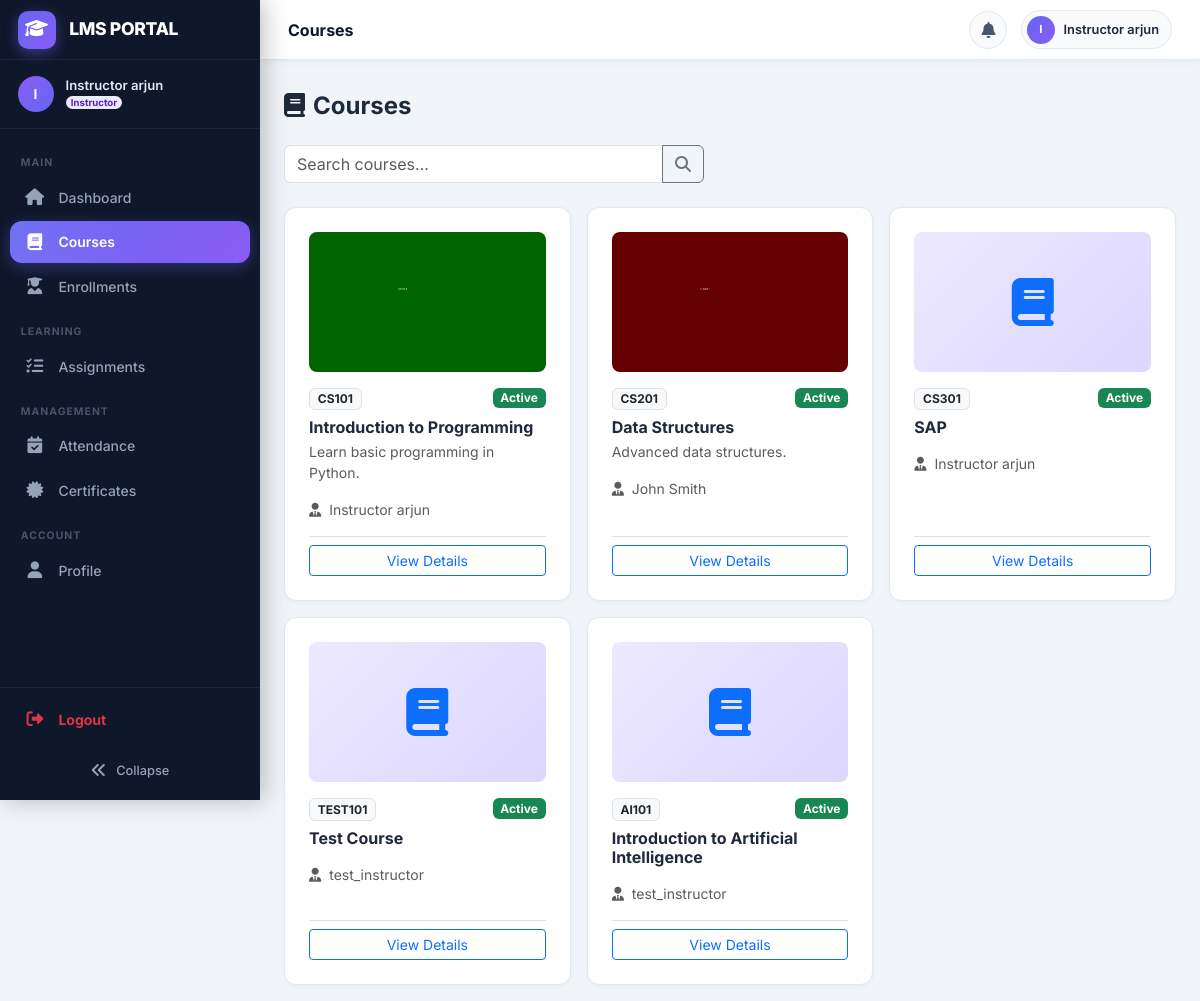
The app's page /courses/ (signed in) with its own data.
### users/models.py (models this page shows, shortened)
class CustomUser(AbstractUser):
    class Role(models.TextChoices):
        ADMIN = 'admin', 'Admin'
        INSTRUCTOR = 'instructor', 'Instructor'
        STUDENT = 'student', 'Student'
    role = models.CharField(
        max_length=20,
        choices=Role.choices,
        default=Role.STUDENT,
    )
    phone = models.CharField(max_length=20, blank=True)
    profile_picture = models.ImageField(
        upload_to='profile_pictures/', blank=True, null=True
    )
    bio = models.TextField(blank=True)
    date_of_birth = models.DateField(null=True, blank=True)
    otp = models.CharField(max_length=6, blank=True, null=True)
    otp_expiry = models.DateTimeField(null=True, blank=True)
    class Meta:
        verbose_name = 'User'
        verbose_name_plural = 'Users'
    @property
    def is_admin_role(self):
        return self.role == self.Role.ADMIN
    @property
    def is_student(self):
        return self.role == self.Role.STUDENT

### courses/models.py (models this page shows, shortened)
class Course(models.Model):
    class Status(models.TextChoices):
        ACTIVE = 'active', 'Active'
        INACTIVE = 'inactive', 'Inactive'
        ARCHIVED = 'archived', 'Archived'
    title = models.CharField(max_length=200)
    code = models.CharField(max_length=20, unique=True)
    description = models.TextField(blank=True)
    instructor = models.ForeignKey(
        settings.AUTH_USER_MODEL,
        on_delete=models.SET_NULL,
        null=True,
        related_name='courses_teaching',
        limit_choices_to={'role__in': ['instructor', 'admin']},
    )
    status = models.CharField(max_length=20, choices=Status.choices, default=Status.ACTIVE)
    thumbnail = models.ImageField(upload_to='course_thumbnails/', blank=True, null=True)
    credits = models.PositiveSmallIntegerField(default=3)
    price = models.DecimalField(max_digits=10, decimal_places=2, default=0.00)
    auto_revision_enabled = models.BooleanField(default=True)
    created_at = models.DateTimeField(auto_now_add=True)
    updated_at = models.DateTimeField(auto_now=True)
    class Meta:
        ordering = ['-created_at']

### courses/views.py (the view)
# urls.py: path('', views.course_list, name='list'),
@login_required
def course_list(request):
    query = request.GET.get('q', '')
    courses = Course.objects.select_related('instructor').annotate(
        batch_count=Count('batches', distinct=True),
        student_count=Count('batches__enrollments', distinct=True),
    )
    if query:
        courses = courses.filter(
            Q(title__icontains=query) | Q(code__icontains=query) |
            Q(description__icontains=query)
        )
    if request.user.is_student:
        courses = courses.filter(status='active')
    return render(request, 'courses/course_list.html', {
        'courses': courses, 'query': query
    })

### templates/courses/course_list.html (shortened to what this page needs)
{% extends 'base.html' %}
{% block content %}
<div class="d-flex justify-content-between align-items-center mb-4">
  <h4 class="fw-bold mb-0"><i class="fas fa-book me-2"></i>Courses</h4>
</div>
<form method="get" class="mb-4">
  <div class="input-group" style="max-width:420px;">
    <input type="text" name="q" value="{{ query }}" class="form-control" placeholder="Search courses&hellip;">
    <button class="btn btn-outline-secondary" type="submit"><i class="fas fa-search"></i></button>
  </div>
</form>
<div class="row g-3">
  {% for course in courses %}
  <div class="col-md-6 col-xl-4">
    <div class="page-card h-100 d-flex flex-column">
      {% if course.thumbnail %}
        <img src="{{ course.thumbnail.url }}" class="rounded-3 mb-3 w-100" style="height:140px;object-fit:cover;">
      {% else %}
        <div class="rounded-3 mb-3 d-flex align-items-center justify-content-center"
             style="height:140px;background:linear-gradient(135deg,#ede9fe,#ddd6fe);">
          <i class="fas fa-book text-primary" style="font-size:3rem;"></i>
        </div>
      {% endif %}
      <div class="flex-grow-1">
        <div class="d-flex justify-content-between align-items-start">
          <span class="badge bg-light text-dark border small">{{ course.code }}</span>
          <span class="badge {% if course.status == 'active' %}bg-success{% else %}bg-secondary{% endif %}">
            {{ course.get_status_display }}
          </span>
        </div>
        <h6 class="fw-bold mt-2 mb-1">{{ course.title }}</h6>
        <p class="text-muted small">{{ course.description|truncatewords:20 }}</p>
        <div class="text-muted small">
          <i class="fas fa-user-tie me-1"></i>
          {{ course.instructor.get_full_name|default:course.instructor.username|default:"Unassigned" }}
        </div>
      </div>
      <div class="d-flex gap-2 mt-3 pt-2 border-top">
        <a href="{% url 'courses:detail' course.pk %}" class="btn btn-sm btn-outline-primary flex-grow-1">
          View Details
        </a>
      </div>
    </div>
  </div>
  {% empty %}
  <div class="col-12 text-center py-5 text-muted">
    <i class="fas fa-book-dead" style="font-size:3rem;"></i>
    <p class="mt-2">No courses found.</p>
  </div>
  {% endfor %}
</div>
{% endblock %}

### templates/base.html (shortened to what this page needs)
<!DOCTYPE html>
<html lang="en">
<head>
  <link href="https://cdn.jsdelivr.net/npm/bootstrap@5.3.2/dist/css/bootstrap.min.css" rel="stylesheet" />
  <link href="https://cdn.jsdelivr.net/npm/bootstrap-icons@1.11.3/font/bootstrap-icons.css" rel="stylesheet" />
  <link rel="stylesheet" href="https://cdnjs.cloudflare.com/ajax/libs/font-awesome/6.5.0/css/all.min.css">
</head>
<body>
  {% if user.is_authenticated %}
  <nav class="sidebar" id="sidebar" role="navigation" aria-label="Main navigation">
    <a href="{% url 'users:dashboard' %}" class="sidebar-brand" tabindex="0">
      <div class="sidebar-brand-icon">
        <i class="fas fa-graduation-cap"></i>
      </div>
      <span class="sidebar-brand-text">LMS PORTAL</span>
    </a>
    <div class="sidebar-user">
      <div class="sidebar-user-avatar">
        {{ user.first_name|first|upper|default:user.username|first|upper }}
      </div>
      <div class="sidebar-user-info">
        <div class="sidebar-user-name">{{ user.get_full_name|default:user.username }}</div>
        <div class="sidebar-user-role">
          <span class="badge badge-role-{{ user.role }} rounded-pill" style="font-size:.6rem;padding:.2em .55em;">
            {{ user.get_role_display }}
          </span>
        </div>
      </div>
    </div>
    <div class="sidebar-content">
      <ul style="list-style:none;padding:0;margin:0;">
        <li class="sidebar-section">Main</li>
        <li class="sidebar-item">
          <a href="{% url 'users:dashboard' %}"
            class="sidebar-link {% if request.resolver_match.url_name == 'dashboard' %}sidebar-active{% endif %}"
            data-tooltip="Dashboard">
            <i class="fas fa-home sidebar-icon"></i>
            <span class="sidebar-label">Dashboard</span>
          </a>
        </li>
        <li class="sidebar-item">
          <a href="{% url 'courses:list' %}"
            class="sidebar-link {% if 'courses' in request.path and 'assignments' not in request.path %}sidebar-active{% endif %}"
            data-tooltip="Courses">
            <i class="fas fa-book sidebar-icon"></i>
            <span class="sidebar-label">Courses</span>
          </a>
        </li>
        <li class="sidebar-item">
          <a href="{% url 'enrollments:list' %}"
            class="sidebar-link {% if 'enrollments' in request.path %}sidebar-active{% endif %}"
            data-tooltip="Enrollments">
            <i class="fas fa-user-graduate sidebar-icon"></i>
            <span class="sidebar-label">Enrollments</span>
          </a>
        </li>
        <li class="sidebar-section">Learning</li>
        {% if user.role == 'instructor' or user.is_admin_role or user.is_superuser %}
        <li class="sidebar-item">
          <a href="{% url 'assignments:instructor_dashboard' %}"
            class="sidebar-link {% if 'assignments' in request.path %}sidebar-active{% endif %}"
            data-tooltip="Assignments">
            <i class="fas fa-tasks sidebar-icon"></i>
            <span class="sidebar-label">Assignments</span>
          </a>
        </li>
        {% endif %}
        {% if not user.is_student %}
        <li class="sidebar-section">Management</li>
        <li class="sidebar-item">
          <a href="{% url 'attendance:manage' %}"
            class="sidebar-link {% if 'attendance' in request.path %}sidebar-active{% endif %}"
            data-tooltip="Attendance">
            <i class="fas fa-calendar-check sidebar-icon"></i>
            <span class="sidebar-label">Attendance</span>
          </a>
        </li>
        <li class="sidebar-item">
          <a href="{% url 'certificates:list' %}"
            class="sidebar-link {% if 'certificates' in request.path %}sidebar-active{% endif %}"
            data-tooltip="Certificates">
            <i class="fas fa-certificate sidebar-icon"></i>
            <span class="sidebar-label">Certificates</span>
          </a>
        </li>
        {% endif %}
        <li class="sidebar-section">Account</li>
        <li class="sidebar-item">
          <a href="{% url 'users:profile' %}"
            class="sidebar-link {% if request.resolver_match.url_name == 'profile' %}sidebar-active{% endif %}"
            data-tooltip="Profile">
            <i class="fas fa-user sidebar-icon"></i>
            <span class="sidebar-label">Profile</span>
          </a>
        </li>
      </ul>
    </div>
    <div class="sidebar-footer">
      {% if request.user.is_authenticated %}
      <ul style="list-style:none;padding:0;margin:0 0 10px 0;">
        <li class="sidebar-item" style="padding:0;">
          <a href="{% url 'users:logout' %}" class="sidebar-link logout-link text-danger" data-tooltip="Logout">
            <i class="fas fa-sign-out-alt sidebar-icon text-danger"></i>
            <span class="sidebar-label fw-bold">Logout</span>
          </a>
        </li>
      </ul>
      {% endif %}
      <button id="sidebarCollapseBtn" title="Toggle sidebar">
        <i class="fas fa-angle-double-left"></i>
        <span class="sidebar-collapse-label">Collapse</span>
      </button>
    </div>
  </nav>
  <div id="main">
    <header id="topbar">
      <div class="topbar-left">
        <span class="topbar-title d-none d-md-block" id="topbarTitle"></span>
      </div>
      <div class="topbar-right">
        <div class="dropdown" id="notificationDropdown">
          <button class="notif-btn" type="button" data-bs-toggle="dropdown" aria-expanded="false"
            aria-label="Notifications">
            <i class="fas fa-bell"></i>
          </button>
        </div>
        <a href="{% url 'users:profile' %}" class="user-chip" title="My Profile">
          <div class="user-chip-avatar">
            {{ user.first_name|first|upper|default:user.username|first|upper }}
          </div>
          <span class="user-chip-name d-none d-sm-block">{{ user.get_full_name|default:user.username }}</span>
        </a>
      </div>
    </header>
    <div class="container-fluid px-4 pt-3">
    </div>
    <div class="container-fluid px-4 py-3 flex-grow-1">
      {% endif %}
      {% block content %}{% endblock %}
      {% if user.is_authenticated %}
    </div>
  </div>
  {% else %}
    {% if not no_container %}</div>{% endif %}
  {% endif %}
</body>
</html>

### records on screen
CustomUser: first_name|first "I", get_full_name "Instructor arjun", role "Instructor"
Course: thumbnail (picture), code "CS101", status "Active", title "Introduction to Programming", description "Learn basic programming in Python.", instructor.get_full_name "Instructor arjun"
Course: thumbnail (picture), code "CS201", status "Active", title "Data Structures", description "Advanced data structures.", instructor.get_full_name "John Smith"
Course: code "CS301", status "Active", title "SAP", instructor.get_full_name "Instructor arjun"
Course: code "TEST101", status "Active", title "Test Course", instructor.get_full_name "test_instructor"
Course: code "AI101", status "Active", title "Introduction to Artificial Intelligence", instructor.get_full_name "test_instructor"
